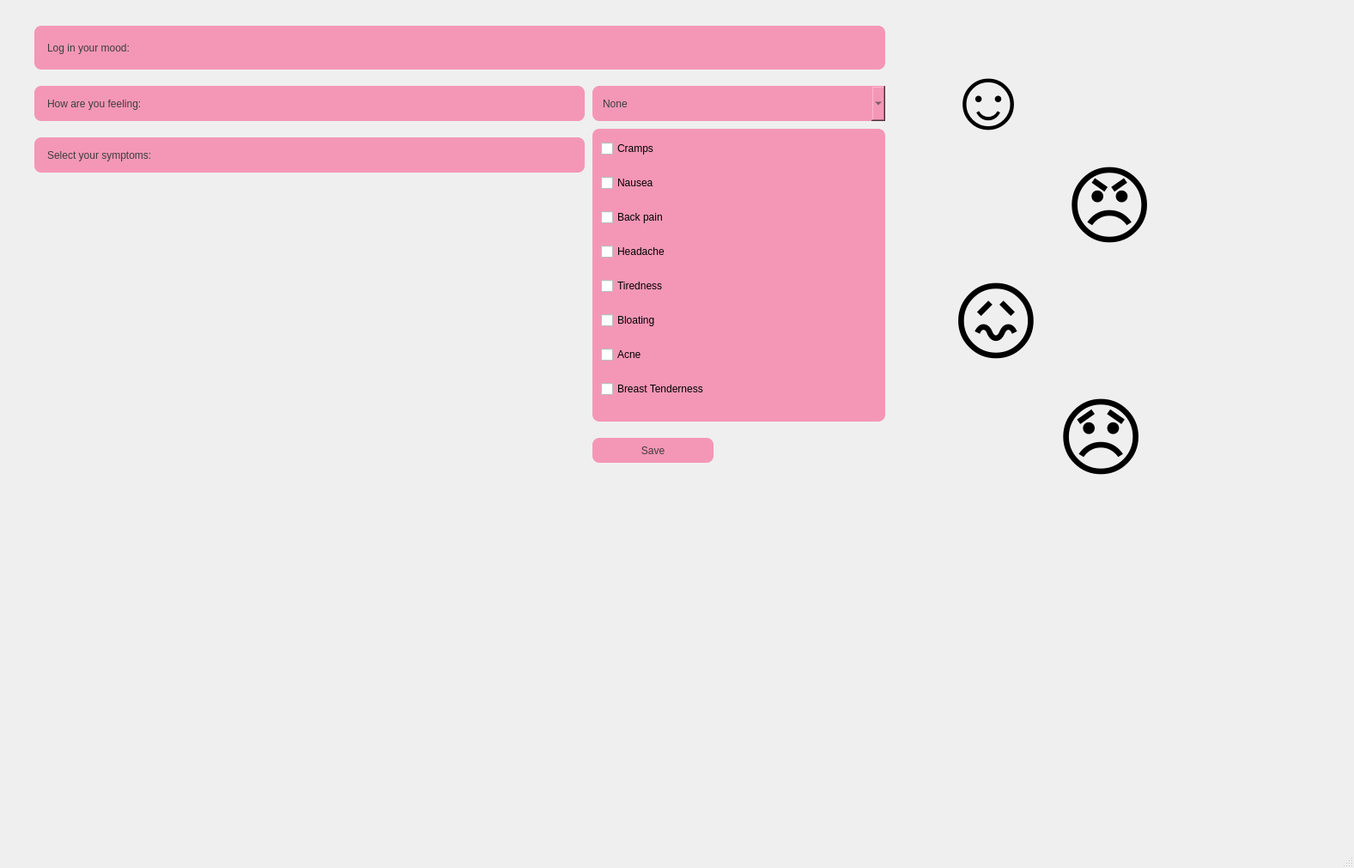
<?xml version="1.0" encoding="UTF-8"?>
<ui version="4.0">
 <class>moodsecond</class>
 <widget class="QMainWindow" name="moodsecond">
  <property name="geometry">
   <rect>
    <x>0</x>
    <y>0</y>
    <width>1577</width>
    <height>1011</height>
   </rect>
  </property>
  <property name="windowTitle">
   <string>MainWindow</string>
  </property>
  <property name="styleSheet">
   <string notr="true">QWidget {
    background: qlineargradient(
        x1: 0, y1: 0, x2: 1, y2: 1,
       stop: 0 #f7c6d9,  
       stop: 1 #e6e6fa
    );
}</string>
  </property>
  <widget class="QWidget" name="centralwidget">
   <widget class="QLabel" name="label">
    <property name="geometry">
     <rect>
      <x>40</x>
      <y>30</y>
      <width>991</width>
      <height>51</height>
     </rect>
    </property>
    <property name="styleSheet">
     <string notr="true">QLabel{
    background-color: #F497B6;      
    color: #3D3D3D;                   
    font: bold 20px &quot;Arial&quot;;
    border-radius: 8px;
    padding: 6px 12px;
}
</string>
    </property>
    <property name="text">
     <string>Log in your mood:</string>
    </property>
   </widget>
   <widget class="QComboBox" name="comboBox">
    <property name="geometry">
     <rect>
      <x>690</x>
      <y>100</y>
      <width>341</width>
      <height>41</height>
     </rect>
    </property>
    <property name="styleSheet">
     <string notr="true">
    background-color: #F497B6;      
    color: #3D3D3D;                   
    font: bold 14px &quot;Arial&quot;;
    border-radius: 8px;
    padding: 6px 12px;

</string>
    </property>
    <item>
     <property name="text">
      <string>None</string>
     </property>
    </item>
    <item>
     <property name="text">
      <string>Anxious</string>
     </property>
    </item>
    <item>
     <property name="text">
      <string>Overwhelmed</string>
     </property>
    </item>
    <item>
     <property name="text">
      <string>Irritated</string>
     </property>
    </item>
    <item>
     <property name="text">
      <string>Confused</string>
     </property>
    </item>
    <item>
     <property name="text">
      <string>Normal</string>
     </property>
    </item>
    <item>
     <property name="text">
      <string>Sad</string>
     </property>
    </item>
    <item>
     <property name="text">
      <string>Feeling low</string>
     </property>
    </item>
   </widget>
   <widget class="QLabel" name="label_2">
    <property name="geometry">
     <rect>
      <x>40</x>
      <y>100</y>
      <width>641</width>
      <height>41</height>
     </rect>
    </property>
    <property name="styleSheet">
     <string notr="true">QLabel{
    background-color: #F497B6;      
    color: #3D3D3D;                   
    font: bold 20px &quot;Arial&quot;;
    border-radius: 8px;
    padding: 6px 12px;
}

</string>
    </property>
    <property name="text">
     <string>How are you feeling:</string>
    </property>
   </widget>
   <widget class="QLabel" name="label_3">
    <property name="geometry">
     <rect>
      <x>40</x>
      <y>160</y>
      <width>641</width>
      <height>41</height>
     </rect>
    </property>
    <property name="styleSheet">
     <string notr="true">QLabel{
    background-color: #F497B6;      
    color: #3D3D3D;                   
    font: bold 20px &quot;Arial&quot;;
    border-radius: 8px;
    padding: 6px 12px;
}

</string>
    </property>
    <property name="text">
     <string>Select your symptoms:</string>
    </property>
   </widget>
   <widget class="QTextBrowser" name="textBrowser">
    <property name="geometry">
     <rect>
      <x>690</x>
      <y>150</y>
      <width>341</width>
      <height>341</height>
     </rect>
    </property>
    <property name="styleSheet">
     <string notr="true">QTextBrowser{
    background-color: #F497B6;      
    color: #3D3D3D;                   
    font: bold 20px &quot;Arial&quot;;
    border-radius: 8px;
    padding: 6px 12px;
}
</string>
    </property>
   </widget>
   <widget class="QCheckBox" name="cramps">
    <property name="geometry">
     <rect>
      <x>700</x>
      <y>160</y>
      <width>151</width>
      <height>26</height>
     </rect>
    </property>
    <property name="styleSheet">
     <string notr="true">QCheckBox
{
color: black;
}
</string>
    </property>
    <property name="text">
     <string>Cramps</string>
    </property>
   </widget>
   <widget class="QCheckBox" name="nausea">
    <property name="geometry">
     <rect>
      <x>700</x>
      <y>200</y>
      <width>151</width>
      <height>26</height>
     </rect>
    </property>
    <property name="styleSheet">
     <string notr="true">QCheckBox
{
color: #000000;
}
</string>
    </property>
    <property name="text">
     <string>Nausea</string>
    </property>
   </widget>
   <widget class="QCheckBox" name="backpain">
    <property name="geometry">
     <rect>
      <x>700</x>
      <y>240</y>
      <width>151</width>
      <height>26</height>
     </rect>
    </property>
    <property name="styleSheet">
     <string notr="true">QCheckBox
{
color: #000000;
}</string>
    </property>
    <property name="text">
     <string>Back pain</string>
    </property>
   </widget>
   <widget class="QCheckBox" name="tiredness">
    <property name="geometry">
     <rect>
      <x>700</x>
      <y>320</y>
      <width>151</width>
      <height>26</height>
     </rect>
    </property>
    <property name="styleSheet">
     <string notr="true">QCheckBox
{
color: #000000;
}</string>
    </property>
    <property name="text">
     <string>Tiredness</string>
    </property>
   </widget>
   <widget class="QCheckBox" name="headache">
    <property name="geometry">
     <rect>
      <x>700</x>
      <y>280</y>
      <width>151</width>
      <height>26</height>
     </rect>
    </property>
    <property name="styleSheet">
     <string notr="true">QCheckBox
{
color: #000000;
}</string>
    </property>
    <property name="text">
     <string>Headache</string>
    </property>
   </widget>
   <widget class="QCheckBox" name="bloating">
    <property name="geometry">
     <rect>
      <x>700</x>
      <y>360</y>
      <width>151</width>
      <height>26</height>
     </rect>
    </property>
    <property name="styleSheet">
     <string notr="true">QCheckBox
{
color: #000000;
}
</string>
    </property>
    <property name="text">
     <string>Bloating</string>
    </property>
   </widget>
   <widget class="QCheckBox" name="acne">
    <property name="geometry">
     <rect>
      <x>700</x>
      <y>400</y>
      <width>151</width>
      <height>26</height>
     </rect>
    </property>
    <property name="styleSheet">
     <string notr="true">QCheckBox
{
color: #000000;
}</string>
    </property>
    <property name="text">
     <string>Acne</string>
    </property>
   </widget>
   <widget class="QCheckBox" name="tenderness">
    <property name="geometry">
     <rect>
      <x>700</x>
      <y>440</y>
      <width>151</width>
      <height>26</height>
     </rect>
    </property>
    <property name="styleSheet">
     <string notr="true">QCheckBox
{
color: #000000;
}</string>
    </property>
    <property name="text">
     <string>Breast Tenderness</string>
    </property>
   </widget>
   <widget class="QPushButton" name="pushButton">
    <property name="geometry">
     <rect>
      <x>690</x>
      <y>510</y>
      <width>141</width>
      <height>29</height>
     </rect>
    </property>
    <property name="styleSheet">
     <string notr="true">QPushButton
{
    background-color: #F497B6;      
    color: #3D3D3D;                   
    font: bold 20px &quot;Arial&quot;;
    border-radius: 8px;
    padding: 6px 12px;
}
QPushButton:hover
{
background-color: #e6769f;}
</string>
    </property>
    <property name="text">
     <string>Save</string>
    </property>
   </widget>
   <widget class="QLabel" name="label_6">
    <property name="geometry">
     <rect>
      <x>1100</x>
      <y>30</y>
      <width>161</width>
      <height>171</height>
     </rect>
    </property>
    <property name="styleSheet">
     <string notr="true">font: 100px;</string>
    </property>
    <property name="text">
     <string>☺️</string>
    </property>
   </widget>
   <widget class="QLabel" name="label_4">
    <property name="geometry">
     <rect>
      <x>1240</x>
      <y>170</y>
      <width>161</width>
      <height>141</height>
     </rect>
    </property>
    <property name="styleSheet">
     <string notr="true">font:100px;</string>
    </property>
    <property name="text">
     <string>😠</string>
    </property>
   </widget>
   <widget class="QLabel" name="label_5">
    <property name="geometry">
     <rect>
      <x>1080</x>
      <y>290</y>
      <width>181</width>
      <height>171</height>
     </rect>
    </property>
    <property name="styleSheet">
     <string notr="true">font:100px;</string>
    </property>
    <property name="text">
     <string> 😖</string>
    </property>
   </widget>
   <widget class="QLabel" name="label_7">
    <property name="geometry">
     <rect>
      <x>1230</x>
      <y>430</y>
      <width>171</width>
      <height>161</height>
     </rect>
    </property>
    <property name="styleSheet">
     <string notr="true">font:100px;</string>
    </property>
    <property name="text">
     <string>😞</string>
    </property>
   </widget>
  </widget>
  <widget class="QStatusBar" name="statusbar"/>
 </widget>
 <resources/>
 <connections/>
</ui>
